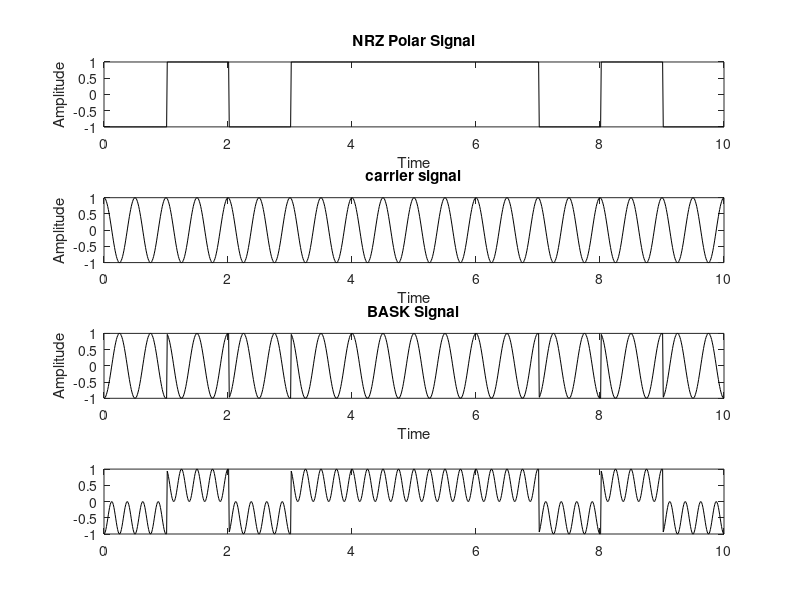

This figure's MATLAB source: (Note: this script raises an error after producing the figure.)
clear all;close all;
N=10;
disp('Input message sequence')
n=randi([0,1],1,N)%input 

for i1=1:N
    if n(i1)==1;
        nn(i1)=1;
    else
        nn(i1)=-1;
    end
    
end
%signal
s=100;
i=1;
t=0:1/s:N;
for j=1:length(t)
    if t(j)<=i;
        m(j)=nn(i);
    else
        m(j)=nn(i);
        i=i+1;
    end
end

%plotting
subplot(411);
plot(t,m,'k-');
xlabel('Time');
ylabel('Amplitude');
title('NRZ Polar Signal');

%carier
c=cos(2*pi*2*t);
subplot(412);
plot(t,c,'k-');
xlabel('Time');
ylabel('Amplitude');
title('carrier signal');
% BPSK modulation
x=m.*c;
subplot(413);
plot(t,x,'k-');
xlabel('Time');
ylabel('Amplitude');
title('BASK Signal');
%coherent detection
y=x;
y1=y.*c;%product modulator
subplot(414);
plot(t,y1,'k-');

%integration o/p
%k=1/s:1/s:1;
int_op=[];
for ii=0:s:length(y1)-s;
    int_o=(1/s)*trapz(y1(ii+1:ii+s));
    int_op=[int_op int_o];
end
%hard-decision decoding
disp('Detected bits:')
det=(round(int_op,1)>=0.5)
%BER Computation
ber=sum(n~=det)/N

